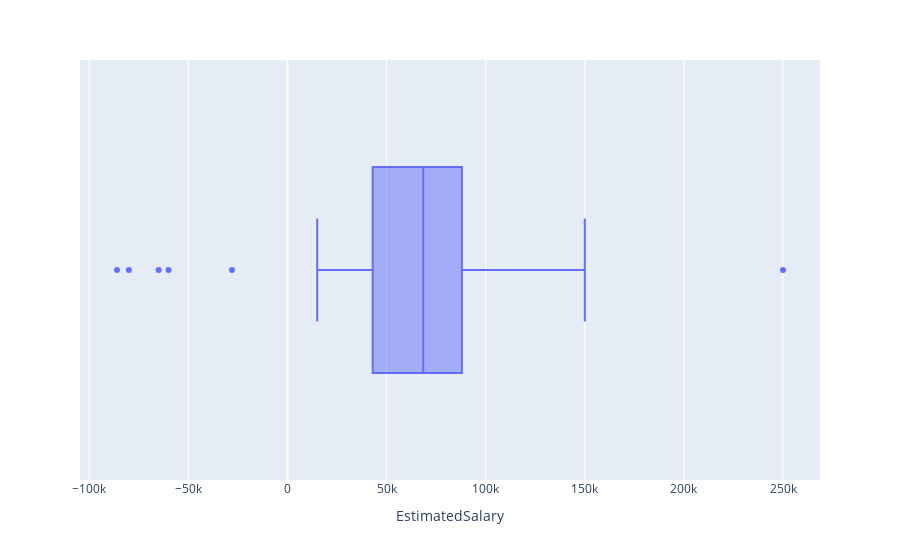

Write notebook code for a chart like this one.
### Code cell
#Ploting method 2:
px.box(data_frame = df, x = "EstimatedSalary")

### Figure 1 — Plotly figure (JSON) as saved in the notebook; plotly's stock layout.template omitted (floating-point values rounded to 4 significant figures; data arrays with more than 128 entries replaced by an {"elided": "..."} marker saying what was removed)
{"data": [{"alignmentgroup": "True", "hovertemplate": "EstimatedSalary=%{x}<extra></extra>", "legendgroup": "", "marker": {"color": "#636efa"}, "name": "", "notched": false, "offsetgroup": "", "orientation": "h", "showlegend": false, "type": "box", "x": {"elided": "402 int values"}, "x0": " ", "xaxis": "x", "y0": " ", "yaxis": "y"}], "layout": {"boxmode": "group", "legend": {"tracegroupgap": 0}, "margin": {"t": 60}, "xaxis": {"anchor": "y", "domain": [0, 1], "title": {"text": "EstimatedSalary"}}, "yaxis": {"anchor": "x", "domain": [0, 1]}}}
